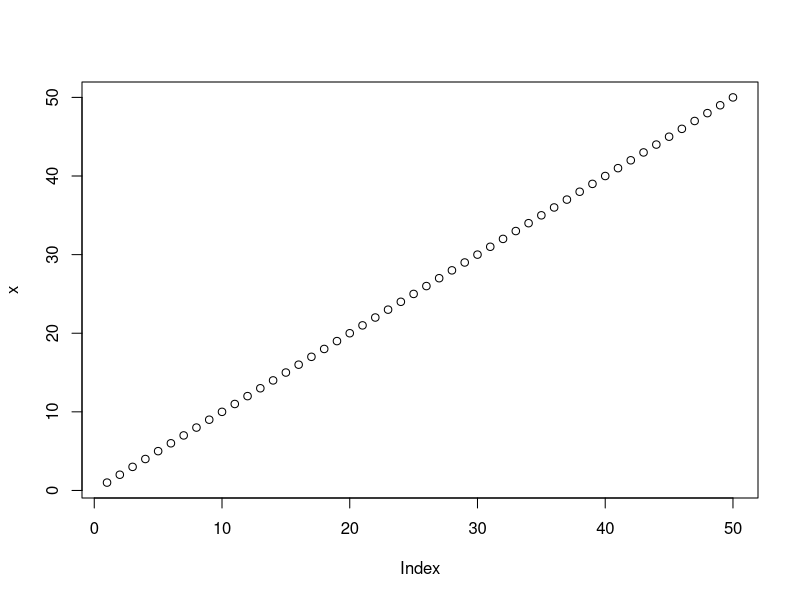
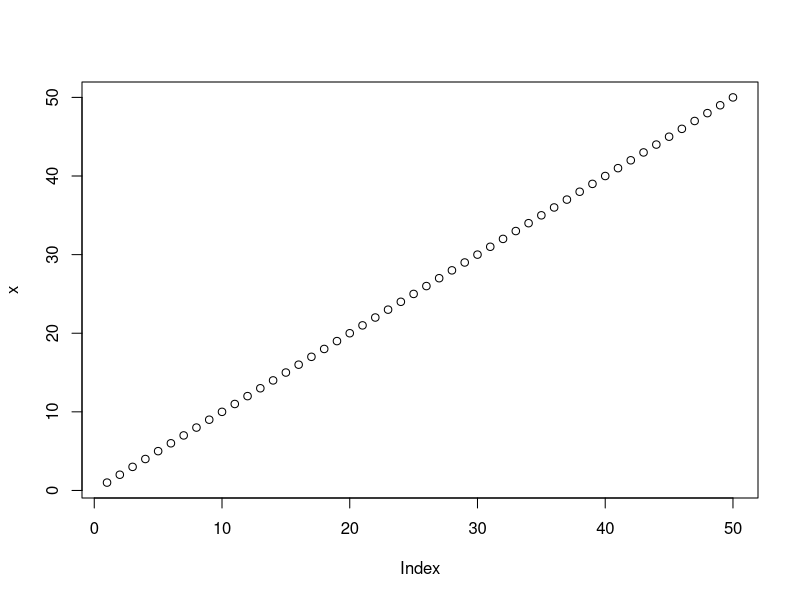
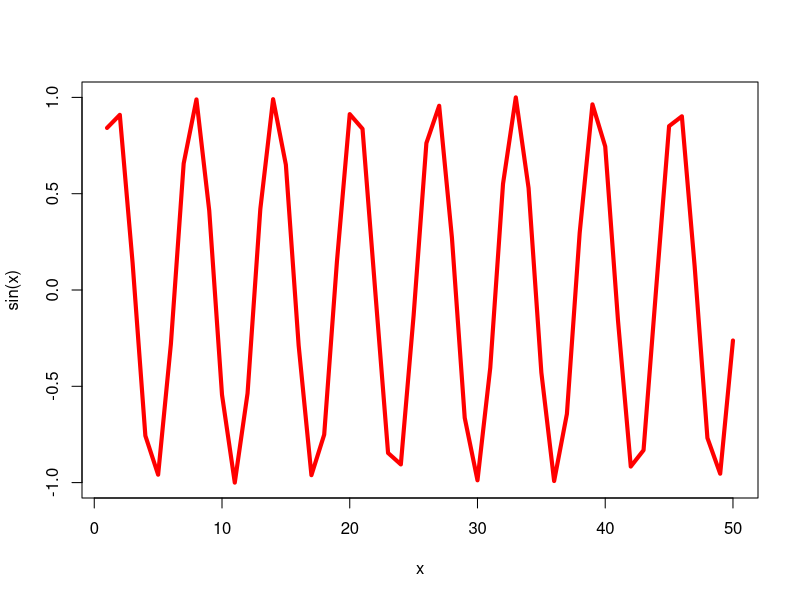
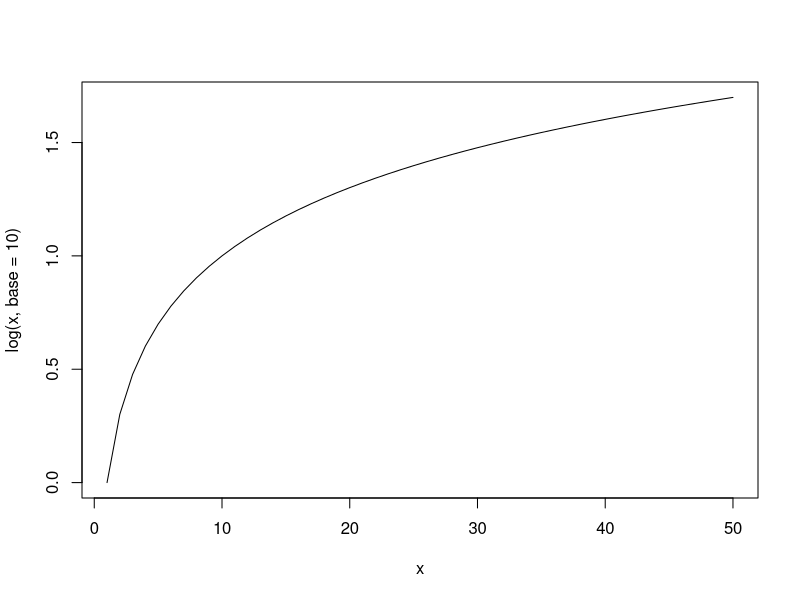

Here is the R script that generated these plots, in order:
#' ---
#' title: "BGGN213 Lab04"
#' author: "Qingyun Zheng"
#' ---



#This is my first R script
x <- 1:50
plot(x)
plot(x,type = "b", color = "green")
plot(x, sin(x), col = "red", type = "l", lwd = 4)
log(10)
log(exp(1))
log(10, base = 10)
plot(x,log(x, base = 10), type = "l")